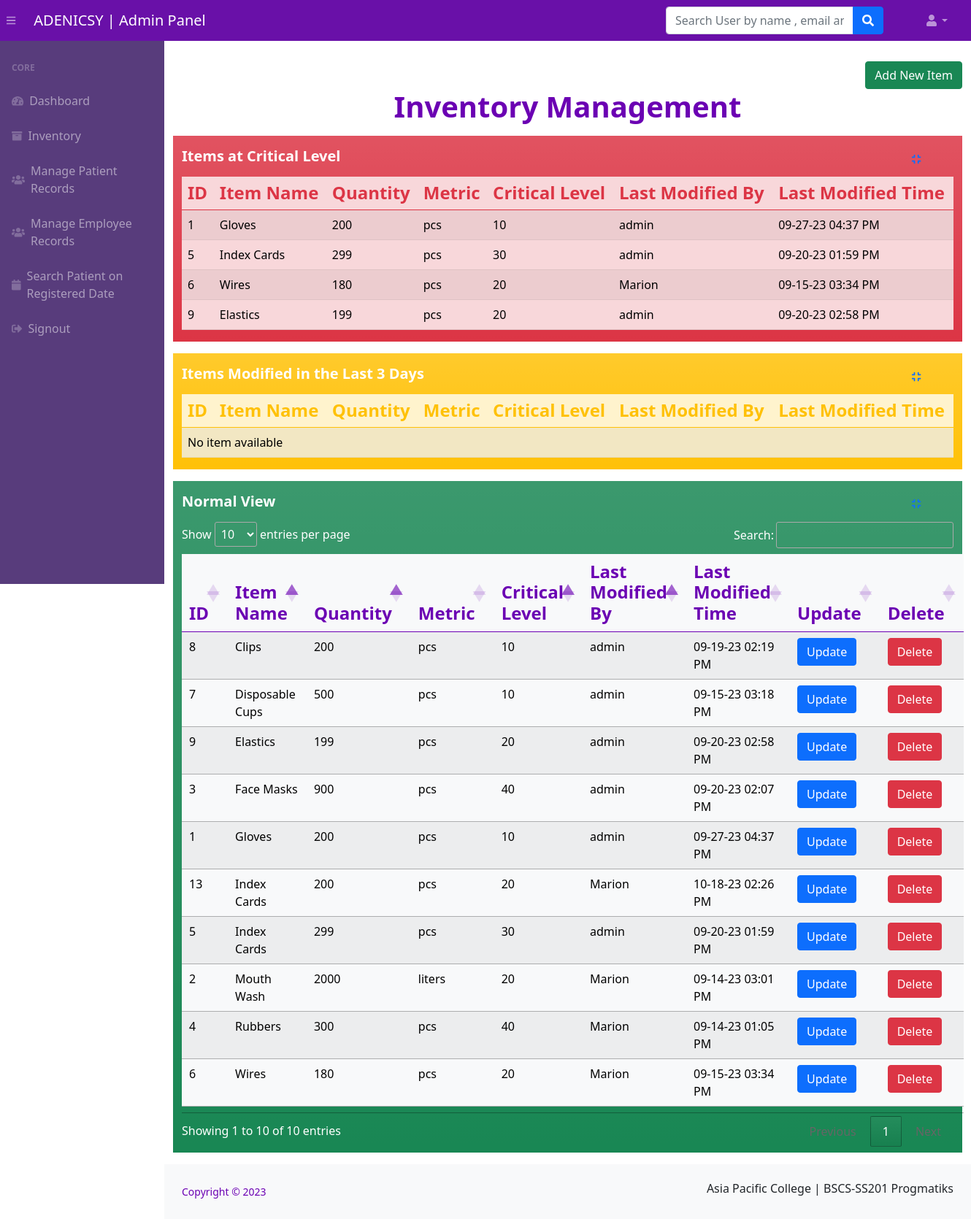
The app's page /admin/ad-inventory.php (signed in) with its own data.
### tables this page shows
CREATE TABLE `inventory1` (
  `id` int(11) NOT NULL,
  `item_name` varchar(255) NOT NULL,
  `quantity` int(11) NOT NULL,
  `metric` varchar(255) NOT NULL,
  `critical_level` int(11) NOT NULL,
  `common_max_qty` int(11) NOT NULL,
  `last_modified` varchar(255) NOT NULL,
  `last_modified_date` datetime DEFAULT NULL,
  `created` datetime NOT NULL
);

### admin/ad-inventory.php (the view, shortened to what this page needs)
<?php session_start();
include_once('../includes/config.php');
if (strlen($_SESSION['adminid'] == 0)) {
    header('location:logout.php');
} else {
?>
    <!DOCTYPE html>
    <html lang="en">
    <head>
        <link href="../css/styles.css" rel="stylesheet" />
        <link href="https://cdn.jsdelivr.net/npm/simple-datatables@latest/dist/style.css" rel="stylesheet" />
    </head>
    <body class="sb-nav-fixed">
        <?php include_once('includes/navbar.php'); ?>
        <div id="layoutSidenav">
            <?php include_once('includes/sidebar.php'); ?>
            <div id="layoutSidenav_content">
                <main>
                    <div class="container" style="padding-top: 20px;">
                        <div class="d-grid gap-2 d-md-flex justify-content-md-end">
                            <form method="post">
                                <input type="submit" name="add-new-item" class="add-item-btn btn btn-success mt-2" value="Add New Item" />
                            </form>
                        </div>
                        <div class="container">
                            <h1 class="fw-bold text-primary text-center pb-2">Inventory Management</h1>
                            <div class="row bg-danger bg-gradient pt-3 mb-3">
                                <div class="col-11">
                                    <h5 class="fw-bold text-white text-start pb-2">Items at Critical Level</h5>
                                </div>
                                <div class="col-1">
                                    <button class="btn btn-link btn-sm " id="critical-level-minimize">
                                        <i class="fas fa-compress"></i>
                                    </button>
                                </div>
                                <div class="col-12" id="critical-level-table">
                                    <?php
                                    $sql = "SELECT * FROM inventory1";
                                    $result = mysqli_query($con, $sql);
                                    echo '<table class="table table-danger table-striped">';
                                    echo '<thead class="text-danger h4">';
                                    echo '<tr>';
                                    echo '<th>ID</th>';
                                    echo '<th>Item Name</th>';
                                    echo '<th>Quantity</th>';
                                    echo '<th>Metric</th>';
                                    echo '<th>Critical Level</th>';
                                    echo '<th>Last Modified By</th>';
                                    echo '<th>Last Modified Time</th>';
                                    echo '</tr>';
                                    echo '</thead>';
                                    echo '<tbody>';
                                    if (mysqli_num_rows($result) > 0) {
                                        while ($row = mysqli_fetch_assoc($result)) {
                                            $threshold = ($row["critical_level"] * $row["common_max_qty"]) / 100;
                                            if ($row["quantity"] < $threshold) {
                                                $lastModifiedTimestamp = strtotime($row["last_modified_date"]);
                                                $formattedDate = date("m-d-y h:i A", $lastModifiedTimestamp);
                                                echo '<tr>';
                                                echo '<td> ' . $row["id"] . '</td>';
                                                echo '<td> ' . $row["item_name"] . '</td>';
                                                echo '<td> ' . $row["quantity"] . '</td>';
                                                echo '<td> ' . $row["metric"] . '</td>';
                                                echo '<td> ' . $row["critical_level"] . '</td>';
                                                echo '<td> ' . $row["last_modified"] . '</td>';
                                                echo '<td> ' . $formattedDate . '</td>';
                                                echo '</tr>';
                                            } else {
                                            }
                                        }
                                    }
                                    echo '</tbody>';
                                    echo '</table>';
                                    ?>
                                </div>
                            </div>
                        </div>
                        <div class="container">
                            <div class="row bg-warning bg-gradient pt-3 mb-3">
                                <div class="col-11">
                                    <h5 class="fw-bold text-white text-start pb-2">Items Modified in the Last 3 Days</h5>
                                </div>
                                <div class="col-1">
                                    <button class="btn btn-link btn-sm" id="modified-items-minimize">
                                        <i class="fas fa-compress"></i>
                                    </button>
                                </div>
                                <div class="col-12" id="modified-items-table">
                                    <?php
                                    $threeDaysAgo = date('Y-m-d H:i:s', strtotime('-3 days'));
                                    $sql = "SELECT * FROM inventory1 WHERE last_modified_date >= '$threeDaysAgo'";
                                    $result = mysqli_query($con, $sql);
                                    echo '<table class="table table-warning table-striped">';
                                    echo '<thead class="text-warning h4">';
                                    echo '<tr>';
                                    echo '<th>ID</th>';
                                    echo '<th>Item Name</th>';
                                    echo '<th>Quantity</th>';
                                    echo '<th>Metric</th>';
                                    echo '<th>Critical Level</th>';
                                    echo '<th>Last Modified By</th>';
                                    echo '<th>Last Modified Time</th>';
                                    echo '</tr>';
                                    echo '</thead>';
                                    echo '<tbody>';
                                    if (mysqli_num_rows($result) > 0) {
                                        while ($row = mysqli_fetch_assoc($result)) {
                                            $lastModifiedTimestamp = strtotime($row["last_modified_date"]);
                                            $formattedDate = date("m-d-y h:i A", $lastModifiedTimestamp);
                                            echo '<tr>';
                                            echo '<td> ' . $row["id"] . '</td>';
                                            echo '<td> ' . $row["item_name"] . '</td>';
                                            echo '<td> ' . $row["quantity"] . '</td>';
                                            echo '<td> ' . $row["metric"] . '</td>';
                                            echo '<td> ' . $row["critical_level"] . '</td>';
                                            echo '<td> ' . $row["last_modified"] . '</td>';
                                            echo '<td> ' . $formattedDate . '</td>';
                                            echo '</tr>';
                                        }
                                    } else {
                                        echo '<tr>';
                                        echo '<td colspan="8">No item available</td>';
                                        echo '</tr>';
                                    }
                                    echo '</tbody>';
                                    echo '</table>';
                                    ?>
                                </div>
                            </div>
                        </div>
                        <div class="container">
                            <div class="row bg-success bg-gradient pt-3 mb-3 text-white">
                                <div class="col-11">
                                    <h5 class="fw-bold text-white text-start pb-2">Normal View</h5>
                                </div>
                                <div class="col-1">
                                    <button class="btn btn-link btn-sm" id="normal-view-minimize">
                                        <i class="fas fa-compress"></i>
                                    </button>
                                </div>
                                <div class="col-12 pb-2" id="inventory-container">
                                    <?php
                                    $sql = "SELECT * FROM inventory1";
                                    $result = mysqli_query($con, $sql);
                                    echo '<table class=" py-2 table table-light table-striped">';
                                    echo '<thead class="text-primary h4">';
                                    echo '<tr>';
                                    echo '<th>ID</th>';
                                    echo '<th>Item Name</th>';
                                    echo '<th>Quantity</th>';
                                    echo '<th>Metric</th>';
                                    echo '<th>Critical Level</th>';
                                    echo '<th>Last Modified By</th>';
                                    echo '<th>Last Modified Time</th>';
                                    echo '<th>Update</th>';
                                    echo '<th>Delete</th>';
                                    echo '</tr>';
                                    echo '</thead>';
                                    echo '<tbody>';
                                    if (mysqli_num_rows($result) > 0) {
                                        while ($row = mysqli_fetch_assoc($result)) {
                                            $lastModifiedTimestamp = strtotime($row["last_modified_date"]);
                                            $formattedDate = date("m-d-y h:i A", $lastModifiedTimestamp);
                                            echo '<tr>';
                                            echo '<td> ' . $row["id"] . '</td>';
                                            echo '<td> ' . $row["item_name"] . '</td>';
                                            echo '<td> ' . $row["quantity"] . '</td>';
                                            echo '<td> ' . $row["metric"] . '</td>';
                                            echo '<td> ' . $row["critical_level"] . '</td>';
                                            echo '<td> ' . $row["last_modified"] . '</td>';
                                            echo '<td> ' . $formattedDate . '</td>';
                                            echo '<td>';
                                            echo '<form id="edit-item-form" method="post" action="">';
                                            echo '<button class="edit-item-btn btn btn-primary" data-queueing-number="' . $row["id"] . '">Update</button>';
                                            echo '</form>';
                                            echo '</td>';
                                            echo '<td>';
                                            echo '<form id="delete-item-form-' . $row["id"] . '" method="post" action="">';
                                            echo '<button class="delete-item-btn btn btn-danger" data-queueing-number2="' . $row["id"] . '">Delete</button>';
                                            echo '</form>';
                                            echo '</td>';
                                            echo '</tr>';
                                        }
                                    }
                                    echo '</tbody>';
                                    echo '</table>';
                                    ?>
                                </div>
                            </div>
                            <link rel="stylesheet" type="text/css" href="https://cdn.datatables.net/1.11.5/css/jquery.dataTables.css">
                        </div>
                </main>
                <?php include('../includes/footer.php'); ?>
            </div>
        </div>
    </body>
    </html>
<?php } ?>

### admin/includes/navbar.php (shortened to what this page needs)
<nav class="sb-topnav navbar navbar-expand navbar-dark" style="background-color:#6910A8;">
    <button class="btn btn-link btn-sm order-1 order-lg-0 me-4 me-lg-0 " id="sidebarToggle" href="#!"><i class="fas fa-bars"></i></button>
    <a class="navbar-brand ps-3" href="dashboard.php">ADENICSY | Admin Panel</a>
    <form class="d-none d-md-inline-block form-inline ms-auto me-0 me-md-3 my-2 my-md-0">
        <div class="input-group">
        </div>
    </form>
    <form class="d-none d-md-inline-block form-inline ms-auto me-0 me-md-5 my-5 my-md-0" method="post" action="search-result.php">
        <div class="input-group">
            <input class="form-control" type="text" placeholder="Search User by name , email and contact number" title="Search User by name , email and contact number" aria-describedby="btnNavbarSearch" name="searchkey" />
            <button class="btn btn-primary" id="btnNavbarSearch" type="submit"><i class="fas fa-search"></i></button>
        </div>
    </form>
    <ul class="navbar-nav ms-auto ms-md-0 me-3 me-lg-4">
        <li class="nav-item dropdown">
            <a class="nav-link dropdown-toggle" id="navbarDropdown" href="#" role="button" data-bs-toggle="dropdown" aria-expanded="false"><i class="fas fa-user fa-fw"></i></a>
        </li>
    </ul>
</nav>

### admin/includes/sidebar.php
<div id="layoutSidenav_nav">
    <nav class="sb-sidenav accordion sb-sidenav-dark" id="sidenavAccordion" style="background-color:#583c7c;">
        <div class="sb-sidenav-menu">
            <div class="nav">
                <div class="sb-sidenav-menu-heading">Core</div>
                <a class="nav-link" href="dashboard.php">
                    <div class="sb-nav-link-icon"><i class="fas fa-tachometer-alt"></i></div>
                    Dashboard
                </a>
                <a class="nav-link" href="ad-inventory.php">
                    <div class="sb-nav-link-icon"><i class="fas fa-archive"></i></div>
                    Inventory
                </a>
                <a class="nav-link" href="manage-users.php">
                    <div class="sb-nav-link-icon"><i class="fas fa-users"></i></div>
                    Manage Patient Records
                </a>
                <a class="nav-link" href="manage-employee.php">
                    <div class="sb-nav-link-icon"><i class="fas fa-users"></i></div>
                    Manage Employee Records
                </a>
                <a class="nav-link" href="bwdates-report-ds.php">
                    <div class="sb-nav-link-icon"><i class="fa fa-calendar"></i></div>
                    Search Patient on Registered Date
                </a>
                <a class="nav-link" href="logout.php">
                    <div class="sb-nav-link-icon"><i class="fas fa-sign-out-alt"></i></div>
                    Signout
                </a>
            </div>
        </div>
    </nav>
</div>

### includes/footer.php
<div id="layoutAuthentication_footer">
    <footer class="py-4 bg-light
             \ mt-auto">
        <div class="container-fluid px-4">
            <div class="d-flex align-items-center justify-content-between small">
                <div class="text-primary">Copyright &copy; <?php echo date('Y'); ?></div>
                <div>
                    <h6>Asia Pacific College | BSCS-SS201 Progmatiks</h6>
                </div>
            </div>
        </div>
    </footer>
</div>

### admin/ad-inventory.php (style rules this page uses)
.bg-success .text-white { color: white; }

### records on screen
inventory1: id "1", item_name "Gloves", quantity "200", metric "pcs", critical_level "10", last_modified "admin", last_modified_date "09-27-23 04:37 PM"
inventory1: id "5", item_name "Index Cards", quantity "299", metric "pcs", critical_level "30", last_modified "admin", last_modified_date "09-20-23 01:59 PM"
inventory1: id "6", item_name "Wires", quantity "180", metric "pcs", critical_level "20", last_modified "Marion", last_modified_date "09-15-23 03:34 PM"
inventory1: id "9", item_name "Elastics", quantity "199", metric "pcs", critical_level "20", last_modified "admin", last_modified_date "09-20-23 02:58 PM"
inventory1: id "2", item_name "Mouth Wash", quantity "2000", metric "liters", critical_level "20", last_modified "Marion", last_modified_date "09-14-23 03:01 PM"
inventory1: id "3", item_name "Face Masks", quantity "900", metric "pcs", critical_level "40", last_modified "admin", last_modified_date "09-20-23 02:07 PM"
inventory1: id "4", item_name "Rubbers", quantity "300", metric "pcs", critical_level "40", last_modified "Marion", last_modified_date "09-14-23 01:05 PM"
inventory1: id "7", item_name "Disposable Cups", quantity "500", metric "pcs", critical_level "10", last_modified "admin", last_modified_date "09-15-23 03:18 PM"
inventory1: id "8", item_name "Clips", quantity "200", metric "pcs", critical_level "10", last_modified "admin", last_modified_date "09-19-23 02:19 PM"
inventory1: id "13", item_name "Index Cards", quantity "200", metric "pcs", critical_level "20", last_modified "Marion", last_modified_date "10-18-23 02:26 PM"
